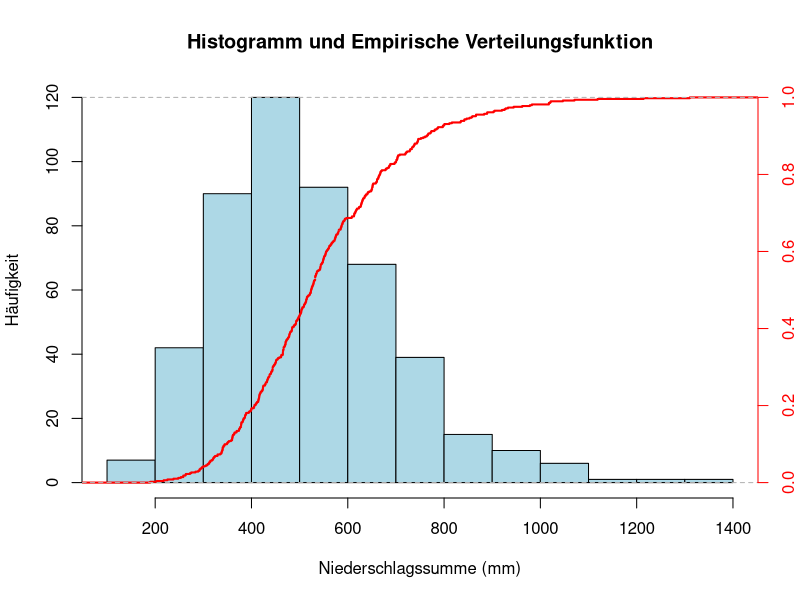
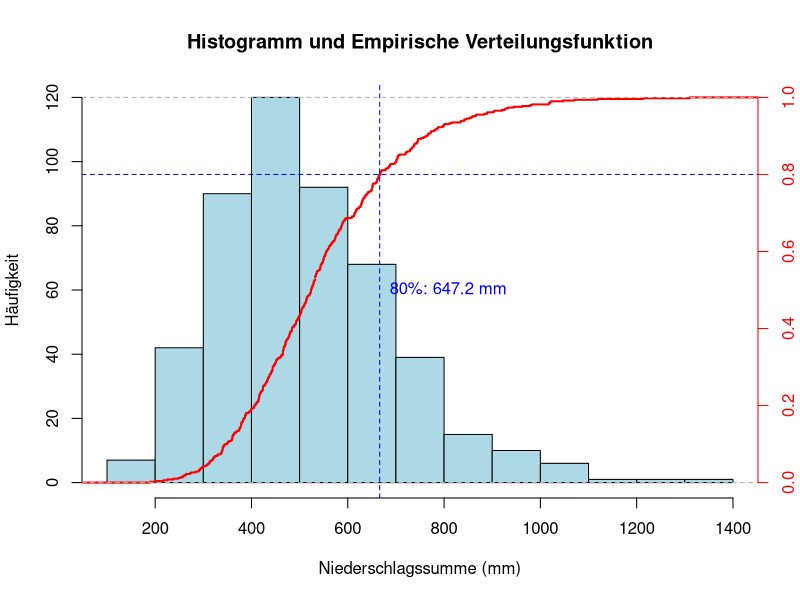
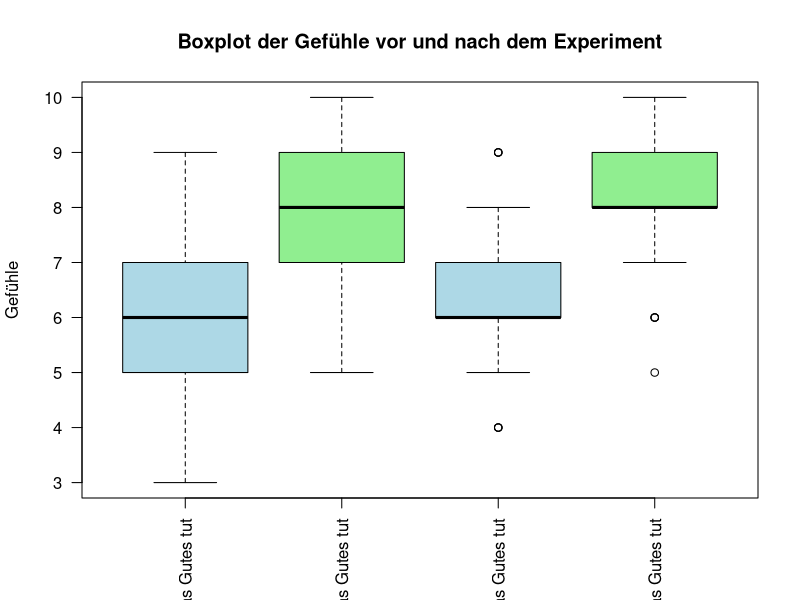
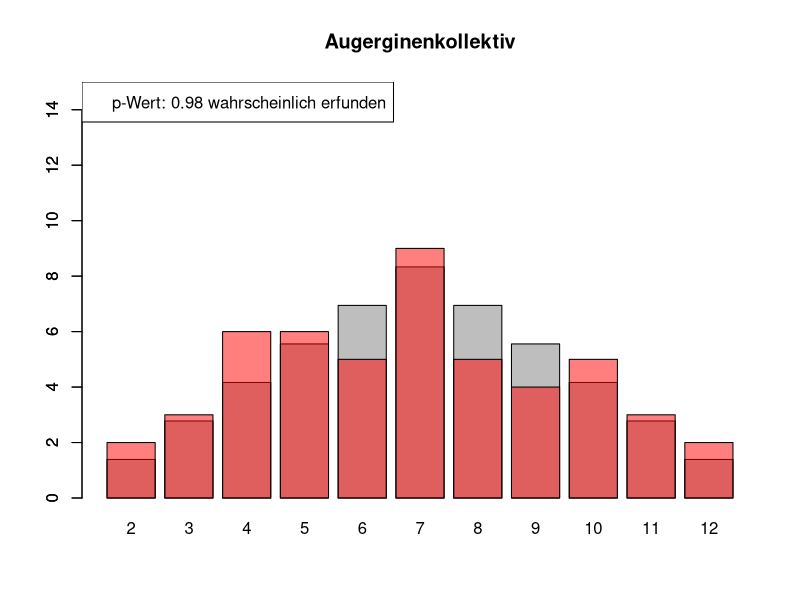
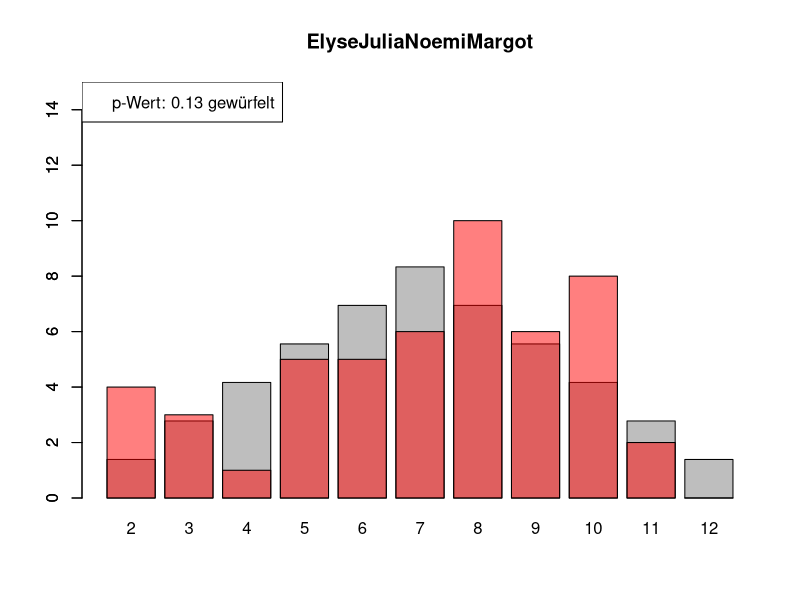
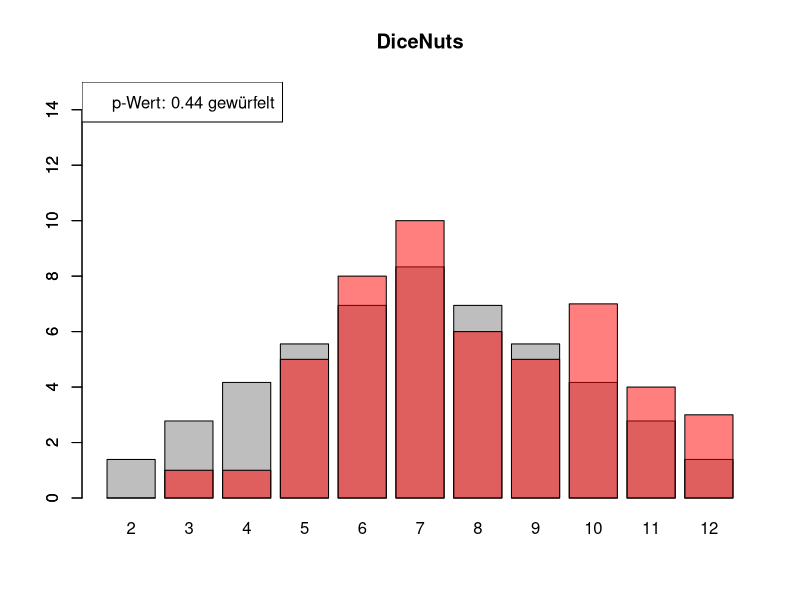
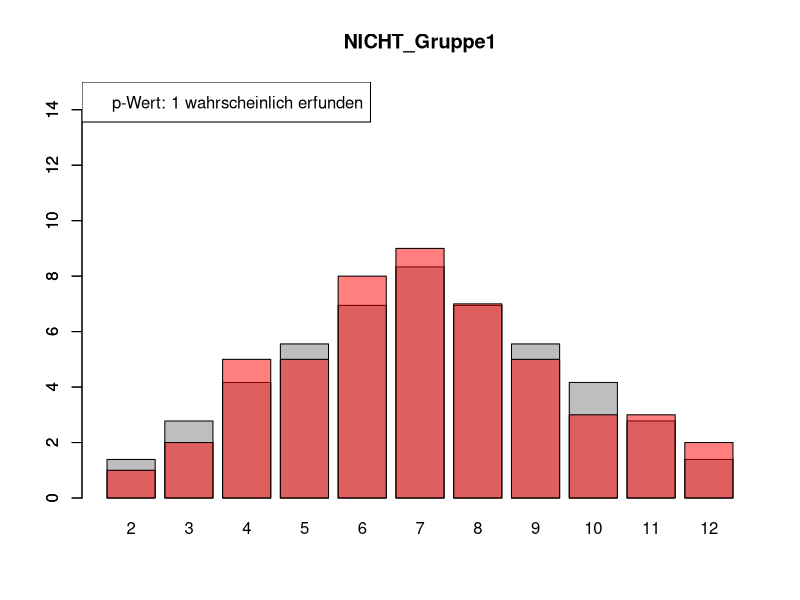
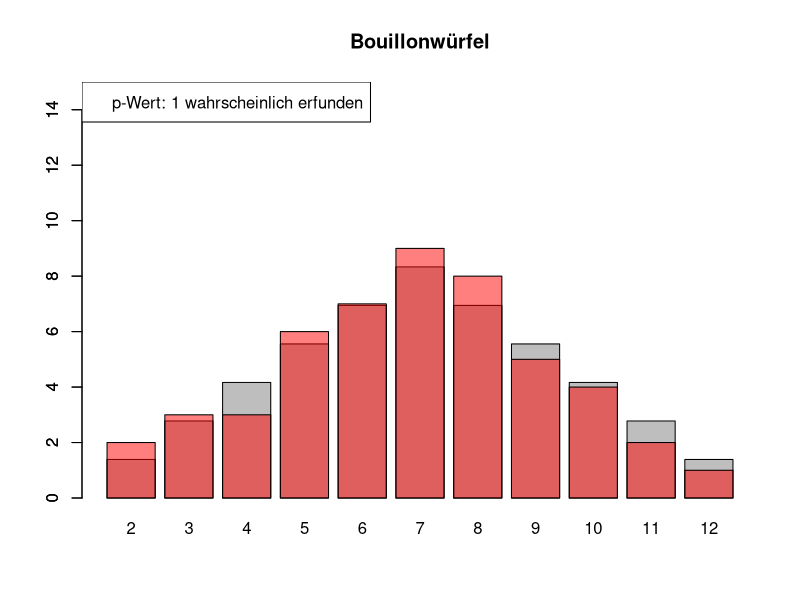

Source code (R) for these figures, in order:
## ---- chunk 1
meteodaten <- read.csv('../Data/meteodaten_saison.csv',
                       sep = ',',
                       header = TRUE)

# Zeichne das Histogramm mit absoluter Häufigkeit
hist(meteodaten$GrStBernhard_Niederschlagssumme,
     main = "Histogramm und Empirische Verteilungsfunktion",
     xlab = "Niederschlagssumme (mm)",
     ylab = "Häufigkeit",
     col = "lightblue",
     freq = TRUE)  # Zeigt absolute Häufigkeit

# Füge die empirische Verteilungsfunktion hinzu
par(new = TRUE)  # Erlaube das Zeichnen eines neuen Plots auf der bestehenden Grafik
plot(ecdf(meteodaten$GrStBernhard_Niederschlagssumme),
     axes = FALSE,  # Deaktiviere Achsen für den zweiten Plot
     xlab = "",
     ylab = "",
     main = "",  # Kein Titel, um Überlappung zu vermeiden
     col = "red",
     lwd = 2,
     pch = NA)  # Entfernt die Punkte auf der Linie

# Füge die rechte y-Achse hinzu
axis(4, col = "red", col.axis = "red")  # 4 steht für die rechte Seite
mtext("F(x)", side = 4, line = 3, col = "red")  # Beschriftung der rechten y-Achse
## ---- chunk 2
# Zeichne das Histogramm mit absoluter Häufigkeit
hist(meteodaten$GrStBernhard_Niederschlagssumme,
     main = "Histogramm und Empirische Verteilungsfunktion",
     xlab = "Niederschlagssumme (mm)",
     ylab = "Häufigkeit",
     col = "lightblue",
     freq = TRUE)  # Zeigt absolute Häufigkeit

# Füge die empirische Verteilungsfunktion hinzu
par(new = TRUE)  # Erlaube das Zeichnen eines neuen Plots auf der bestehenden Grafik
plot(ecdf(meteodaten$GrStBernhard_Niederschlagssumme),
     axes = FALSE,  # Deaktiviere Achsen für den zweiten Plot
     xlab = "",
     ylab = "",
     main = "",  # Kein Titel, um Überlappung zu vermeiden
     col = "red",
     lwd = 2,
     pch = NA)  # Entfernt die Punkte auf der Linie

# Berechne den Wert, bei dem die Verteilungsfunktion 80% überschreitet
niederschlag_80 <- quantile(meteodaten$GrStBernhard_Niederschlagssumme, 0.8)

# Füge die rechte y-Achse hinzu
axis(4, col = "red", col.axis = "red")  # 4 steht für die rechte Seite
mtext("F(x)", side = 4, line = 3, col = "red")  # Beschriftung der rechten y-Achse

# Zeichne eine vertikale Linie bei 80%
abline(v = niederschlag_80, col = "blue", lty = 2)  # Vertikale Linie bei 80%-Quantil hinzufügen
text(niederschlag_80, 0.5, paste("80%:", round(niederschlag_80, 1), "mm"), col = "blue", pos = 4)

# Zeichne eine horizontale gestrichelte Linie bei 80%
abline(h = 0.8, col = "blue", lty = 2)
## ---- chunk 3
psychologieExperiment <- read.table('../Data/Psycho_Exp_Ergebnisse2_2024-10-28.csv',
                                    sep = ',',
                                    header = TRUE,
                                    na.strings = '999')

# Spalten im DataFrame umbenennen (kürzere und schönere Namen)
colnames(psychologieExperiment) <- c(
  "Gefuehl_Vor_SelberGutesTun",
  "Gefuehl_Nach_SelberGutesTun",
  "Gefuehl_Vor_AnderenGutesTun",
  "Gefuehl_Nach_AnderenGutesTun")
## ---- chunk 4
boxplot(psychologieExperiment,
        main = "Boxplot der Gefühle vor und nach dem Experiment",
        ylab = "Gefühle",
        col = c("lightblue", "lightgreen"),
        names = c("Gefühl, vor dem man sich selbst etwas Gutes tut",
                  "Gefühl, nach dem man sich selbst etwas Gutes tut",
                  "Gefühl, vor dem man jemand anderem etwas Gutes tut",
                  "Gefühl, nach dem man jemand anderem etwas Gutes tut"),
        las = 2)
## ---- chunk 5
DiffSelberGutesTun <- mean(psychologieExperiment$Gefuehl_Nach_SelberGutesTun,
                           na.rm = TRUE) -
                      mean(psychologieExperiment$Gefuehl_Vor_SelberGutesTun,
                           na.rm = TRUE)
print(DiffSelberGutesTun)

DiffAnderenGutesTun <- mean(psychologieExperiment$Gefuehl_Nach_AnderenGutesTun,
                            na.rm = TRUE) -
                       mean(psychologieExperiment$Gefuehl_Vor_AnderenGutesTun,
                            na.rm = TRUE)
print(DiffAnderenGutesTun)
## ---- chunk 6
t.test(psychologieExperiment$Gefuehl_Nach_SelberGutesTun,
       psychologieExperiment$Gefuehl_Vor_SelberGutesTun,
       alternative = "greater",
       paired = TRUE,
       equal.var = TRUE,
       conf.level = 0.99)
t.test(psychologieExperiment$Gefuehl_Nach_AnderenGutesTun,
       psychologieExperiment$Gefuehl_Vor_AnderenGutesTun,
       alternative = "greater",
       paired = TRUE,
       equal.var = TRUE,
       conf.level = 0.99)
## ---- chunk 7
DiffAuswirkung <- DiffSelberGutesTun - DiffAnderenGutesTun
print(DiffAuswirkung)
## ---- chunk 8
t.test(psychologieExperiment$Gefuehl_Nach_SelberGutesTun -
         psychologieExperiment$Gefuehl_Vor_SelberGutesTun,
       psychologieExperiment$Gefuehl_Nach_AnderenGutesTun -
         psychologieExperiment$Gefuehl_Vor_AnderenGutesTun,
       alternative = "greater",
       paired = TRUE,
       equal.var = TRUE,
       conf.level = 0.99)
## ---- chunk 9
# Daten einlesen
wuerfel_daten <- read.table(
  "../Data/alle_wuerfel.csv",
  sep = ",",
  header = TRUE
)

# Initialisierung eines Vektors für p-Werte
p_werte <- rep(NA, 4)

# Schleife durch die relevanten Spalten (Spalten 5 bis 32)
for (spalte in 5:32) {
  # Durchführung des Chi-Quadrat-Tests
  chi_quadrat_test <- chisq.test(x = wuerfel_daten[, spalte],
                                 p = wuerfel_daten[, 3])  # Erwartete Wahrscheinlichkeiten in Spalte 3

  # p-Wert speichern
  p_werte <- c(p_werte, chi_quadrat_test$p.value)

  # Barplot für absolute Häufigkeiten
  barplot(
    wuerfel_daten[, 4],
    names.arg = wuerfel_daten[, 1],
    col = "grey",
    ylim = c(0, 15),
    main = colnames(wuerfel_daten)[spalte]
  )

  # Neuen Plot für die Vergleichsdaten auf derselben Grafik
  par(new = TRUE)
  barplot(
    wuerfel_daten[, spalte],
    col = rgb(1, 0, 0, 0.5, maxColorValue = 1),
    ylim = c(0, 15)
  )

  # Legende hinzufügen, die den p-Wert anzeigt
  legend(
    "topleft",
    paste("p-Wert:", round(chi_quadrat_test$p.value, 2),
          ifelse(chi_quadrat_test$p.value < 0.05, "erfunden",
                 ifelse(
                   chi_quadrat_test$p.value > 0.9,
                      "wahrscheinlich erfunden",
                      "gewürfelt")
                 )
          )
  )

  # Anhalten für visuelle Überprüfung
  # cat("Drücke Enter, um fortzufahren...")
  # readline()
}

# Ergebniszeilen für die Interpretation der p-Werte hinzufügen
interpretation <- ifelse(
  p_werte < 0.05 | p_werte > 0.9,
  "erfunden", "gewürfelt"
)

# p-Werte und die neue Interpretation an den DataFrame anhängen
wuerfel_daten <- rbind(
  wuerfel_daten,
  p_werte,
  interpretation
)

# Überarbeiteter DataFrame mit neuen Zeilen für p-Werte und ihre Interpretation
## ---- chunk 10
psychologieExperiment <- read.table(
  '../Data/Psycho_Exp_Ergebnisse2_2024-10-28.csv',
  sep = ',',
  header = TRUE,
  na.strings = '999'
)

# Spalten im DataFrame umbenennen
colnames(psychologieExperiment) <- c(
  "Gefuehl_Vor_SelberGutesTun",
  "Gefuehl_Nach_SelberGutesTun",
  "Gefuehl_Vor_AnderenGutesTun",
  "Gefuehl_Nach_AnderenGutesTun"
)
## ---- chunk 11
# QQ-Plots für die vier Spalten erstellen

qqnorm(psychologieExperiment$Gefuehl_Vor_SelberGutesTun)
qqline(psychologieExperiment$Gefuehl_Vor_SelberGutesTun)

qqnorm(psychologieExperiment$Gefuehl_Nach_SelberGutesTun)
qqline(psychologieExperiment$Gefuehl_Nach_SelberGutesTun)

qqnorm(psychologieExperiment$Gefuehl_Vor_AnderenGutesTun)
qqline(psychologieExperiment$Gefuehl_Vor_AnderenGutesTun)

qqnorm(psychologieExperiment$Gefuehl_Nach_AnderenGutesTun)
qqline(psychologieExperiment$Gefuehl_Nach_AnderenGutesTun)

# Shapiro-Wilk-Test für die Normalverteilung durchführen
shapiro_test_vor_selber <- shapiro.test(psychologieExperiment$Gefuehl_Vor_SelberGutesTun)
shapiro_test_nach_selber <- shapiro.test(psychologieExperiment$Gefuehl_Nach_SelberGutesTun)
shapiro_test_vor_anderen <- shapiro.test(psychologieExperiment$Gefuehl_Vor_AnderenGutesTun)
shapiro_test_nach_anderen <- shapiro.test(psychologieExperiment$Gefuehl_Nach_AnderenGutesTun)

# Shapiro-Wilk-Testergebnisse ausgeben
shapiro_test_vor_selber
shapiro_test_nach_selber
shapiro_test_vor_anderen
shapiro_test_nach_anderen
## ---- chunk 12

library(car)  # Für den Levene-Test

# Levene-Test für Gleichheit der Varianzen
levene_test_result <- leveneTest(
  c(psychologieExperiment$Gefuehl_Nach_SelberGutesTun, psychologieExperiment$Gefuehl_Vor_SelberGutesTun),
  group = rep(c("Nach", "Vor"), each = nrow(psychologieExperiment))
)

# Ausgabe des Testergebnisses

print(levene_test_result)

pWertLevene <- levene_test_result$`Pr(>F)`[1]
## ---- chunk 13
# Berechnung der Mediane für die Bedingungen
median_vor_selber <- median(psychologieExperiment$Gefuehl_Vor_SelberGutesTun, na.rm = TRUE)
median_nach_selber <- median(psychologieExperiment$Gefuehl_Nach_SelberGutesTun, na.rm = TRUE)
median_vor_anderen <- median(psychologieExperiment$Gefuehl_Vor_AnderenGutesTun, na.rm = TRUE)
median_nach_anderen <- median(psychologieExperiment$Gefuehl_Nach_AnderenGutesTun, na.rm = TRUE)

# Berechnung der Veränderungen der Mediane
diff_median_selber <- median_nach_selber - median_vor_selber
diff_median_anderen <- median_nach_anderen - median_vor_anderen

# Ausgabe der Ergebnisse
cat("Veränderung des Medians für Selber Gutes Tun:", diff_median_selber, "\n")
cat("Veränderung des Medians für Anderen Gutes Tun:", diff_median_anderen, "\n")
## ---- chunk 14
# Wilcoxon-Vorzeichen-Rang-Tests für beide Experimente
wilcox_test_selber <- wilcox.test(
  psychologieExperiment$Gefuehl_Vor_SelberGutesTun,
  psychologieExperiment$Gefuehl_Nach_SelberGutesTun,
  paired = TRUE
)

wilcox_test_anderen <- wilcox.test(
  psychologieExperiment$Gefuehl_Vor_AnderenGutesTun,
  psychologieExperiment$Gefuehl_Nach_AnderenGutesTun,
  paired = TRUE
)

# Ausgabe der Testergebnisse
wilcox_test_selber
wilcox_test_anderen

